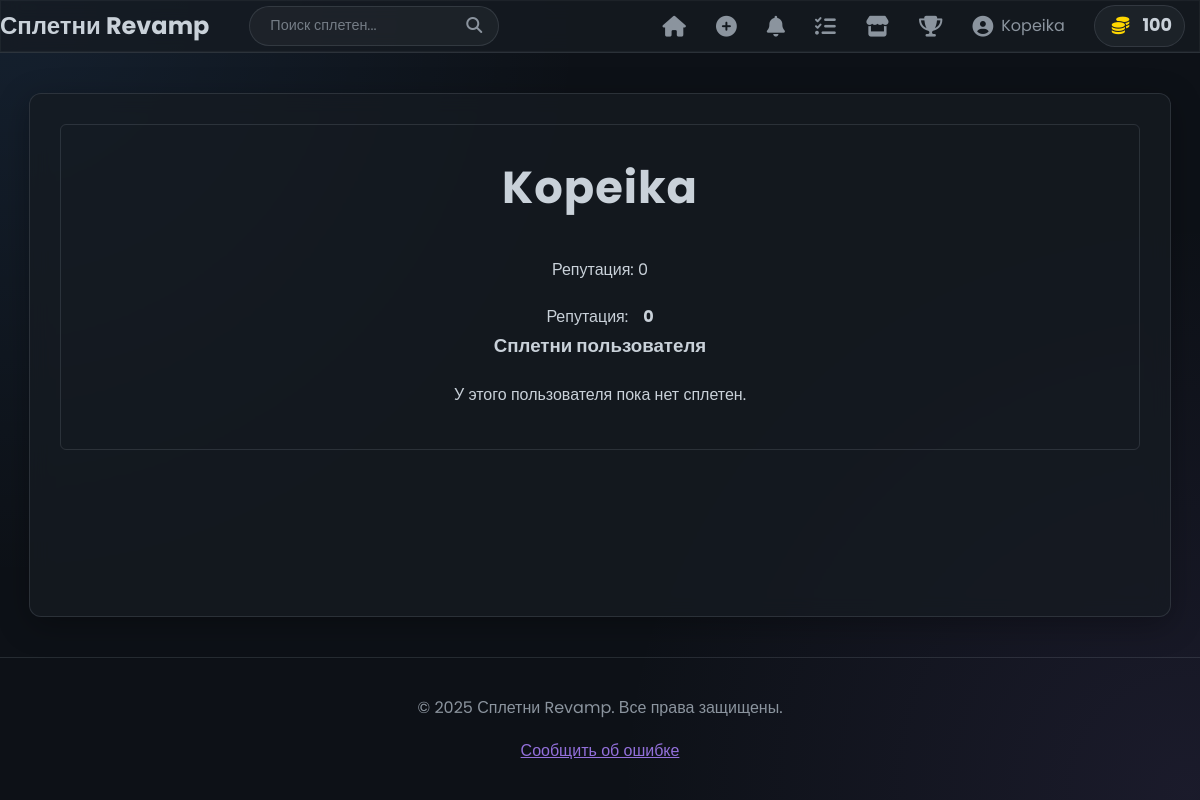
Page /account (signed in) on the committed database.
### app.py (models this page shows, shortened)
class User(db.Model, UserMixin):
    id = db.Column(db.Integer, primary_key=True)
    username = db.Column(db.String(20), unique=True, nullable=False)
    password = db.Column(db.String(60), nullable=False)
    date_registered = db.Column(db.DateTime, nullable=False, default=datetime.utcnow)
    is_moderator = db.Column(db.Boolean, default=False)
    is_verified = db.Column(db.Boolean, default=False)
    is_bot = db.Column(db.Boolean, default=False)
    reputation = db.Column(db.Integer, default=0)
    description = db.Column(db.Text, nullable=True)
    gossip_coins = db.Column(db.Integer, default=100)
    pinned_gossip_id = db.Column(db.Integer, db.ForeignKey('gossip.id'), nullable=True)
    active_decoration_id = db.Column(db.Integer, db.ForeignKey('decoration.id'), nullable=True)
    notify_on_like = db.Column(db.Boolean, default=True)
    notify_on_comment = db.Column(db.Boolean, default=True)
    gossips = db.relationship('Gossip', back_populates='author', cascade="all, delete-orphan", foreign_keys='Gossip.user_id')
    comments = db.relationship('Comment', back_populates='author', cascade="all, delete-orphan")
    likes = db.relationship('Like', back_populates='user', cascade="all, delete-orphan")
    comment_likes = db.relationship('CommentLike', back_populates='user', cascade="all, delete-orphan")
    user_quests = db.relationship('UserQuest', back_populates='user', cascade="all, delete-orphan")
    notifications = db.relationship('Notification', back_populates='user', cascade="all, delete-orphan")
    decorations = db.relationship('Decoration', secondary='user_decorations', back_populates='owners')
    votes_cast = db.relationship('ReputationLog', foreign_keys='ReputationLog.voter_id', back_populates='voter', cascade="all, delete-orphan")
    votes_received = db.relationship('ReputationLog', foreign_keys='ReputationLog.target_id', back_populates='target', cascade="all, delete-orphan")
    sent_transactions = db.relationship('CoinTransaction', foreign_keys='CoinTransaction.sender_id', back_populates='sender', cascade="all, delete-orphan")
    received_transactions = db.relationship('CoinTransaction', foreign_keys='CoinTransaction.recipient_id', back_populates='recipient', cascade="all, delete-orphan")
    pinned_gossip = db.relationship('Gossip', foreign_keys=[pinned_gossip_id])
    active_decoration = db.relationship('Decoration', foreign_keys=[active_decoration_id])
    last_seen = db.Column(db.DateTime, default=datetime.utcnow)

### app.py (the view)
@app.route('/account')
@login_required
def account():
    return render_template('profile.html', user=current_user, gossips=Gossip.query.filter_by(user_id=current_user.id).order_by(Gossip.date_posted.desc()).paginate(page=1, per_page=5), has_voted=None, form=NoCsrfForm())

### app.py
class NoCsrfForm(FlaskForm):
    pass # Добавил эту строку, чтобы класс не был пустым

### app.py (called while the page is built)
@app.context_processor
def inject_now():
    return {'now': datetime.utcnow()}

@app.before_request
def before_request():
    if current_user.is_authenticated:
        try:
            current_user.last_seen = datetime.utcnow()
        except Exception:
            pass

@app.context_processor
def inject_decorations():
    return {'decorations': Decoration.query.all()}

@login_manager.user_loader
def load_user(user_id):
    return User.query.get(int(user_id))

### templates/profile.html (shortened to what this page needs)
{% extends "base.html" %}
{% block content %}
<main class="container">
    <div class="profile-header {% if user.active_decoration %}{{ user.active_decoration.css_class }}{% endif %}">
        <div class="profile-info">
            <h1>{{ user.username }}</h1>
            <p>Репутация: <span id="reputation-score">{{ user.reputation }}</span></p>
        <div class="reputation-container">
            <span class="reputation-label">Репутация:</span>
            <span class="reputation-score {% if user.reputation > 0 %}rep-positive{% elif user.reputation < 0 %}rep-negative{% endif %}">{{ user.reputation }}</span>
        </div>
    </div>
    <div class="user-gossips">
        <h3 class="section-title">Сплетни пользователя</h3>
        {% for gossip in gossips.items %}
            <article class="gossip-card {% if gossip.author.is_verified %}verified-gossip{% endif %}">
                <h2 class="gossip-title"><a href="{{ url_for('gossip', gossip_id=gossip.id) }}">{{ gossip.title }}</a></h2>
                <div class="gossip-meta">
                    <span class="gossip-author">
                        <a href="{{ url_for('profile', username=gossip.author.username) }}">{{ gossip.author.username }}</a>
                    </span>
                    <time datetime="{{ gossip.date_posted.isoformat() }}Z">{{ gossip.date_posted.strftime('%Y-%m-%d %H:%M') }}</time>
                </div>
                <p class="gossip-content-preview">{{ gossip.content[:150] }}{% if gossip.content|length > 150 %}...{% endif %}</p>
                <div class="gossip-footer">
                    <div class="gossip-stats">
                        <span><i class="fas fa-heart"></i> {{ gossip.likes|length }}</span>
                        <span><i class="fas fa-comment"></i> {{ gossip.comments|length }}</span>
                    </div>
                    <a href="{{ url_for('gossip', gossip_id=gossip.id) }}" class="btn btn-secondary">Открыть</a>
                </div>
            </article>
        {% else %}
            <p>У этого пользователя пока нет сплетен.</p>
        {% endfor %}
    </div>
</main>
{% endblock %}

### templates/base.html (shortened to what this page needs)
<!DOCTYPE html>
<html lang="ru">
<head>
    <link rel="stylesheet" href="https://cdnjs.cloudflare.com/ajax/libs/font-awesome/6.5.1/css/all.min.css">
    <link rel="stylesheet" href="{{ url_for('static', filename='style.css') }}">
</head>
<body>
    <header class="main-header">
        <div class="container header-content">
            <div class="header-desktop">
                <div class="header-left">
                    <a href="{{ url_for('home') }}" class="logo">Сплетни Revamp</a>
                    <form action="{{ url_for('search') }}" method="GET" class="search-form">
                        <input type="search" name="q" placeholder="Поиск сплетен..." value="{{ query or '' }}" class="search-input">
                        <button type="submit" class="search-button"><i class="fas fa-search"></i></button>
                    </form>
                </div>
                <div class="header-right">
                    <nav class="main-nav">
                        <ul class="nav-links">
                            {% if current_user.is_authenticated %}
                                <li class="nav-item"><a href="{{ url_for('home') }}" class="nav-link" title="Главная"><i class="fas fa-home"></i></a></li>
                                <li class="nav-item"><a href="{{ url_for('new_gossip') }}" class="nav-link" title="Новая сплетня"><i class="fas fa-plus-circle"></i></a></li>
                                <li class="nav-item">
                                    <a href="{{ url_for('notifications') }}" class="nav-link notifications-link" title="Уведомления">
                                        <i class="fas fa-bell"></i>
                                    </a>
                                </li>
                                <li class="nav-item"><a href="{{ url_for('quests') }}" class="nav-link" title="Квесты"><i class="fas fa-tasks"></i></a></li>
                                <li class="nav-item"><a href="{{ url_for('shop') }}" class="nav-link" title="Магазин"><i class="fas fa-store"></i></a></li>
                                <li class="nav-item"><a href="{{ url_for('leaderboard') }}" class="nav-link" title="Лидеры"><i class="fas fa-trophy"></i></a></li>
                                <li class="nav-item dropdown">
                                    <a class="nav-link dropdown-toggle" href="#" id="navbarDropdown" role="button" data-toggle="dropdown" aria-haspopup="true" aria-expanded="false">
                                        <i class="fas fa-user-circle"></i> {{ current_user.username }}
                                    </a>
                                </li>
                            {% else %}
                                <li class="nav-item"><a href="{{ url_for('login') }}" class="nav-link">Войти</a></li>
                                <li class="nav-item"><a href="{{ url_for('register') }}" class="nav-link">Регистрация</a></li>
                            {% endif %}
                        </ul>
                    </nav>
                    {% if current_user.is_authenticated %}
                        <a href="{{ url_for('coin_center') }}" class="gossip-coins-display">
                            <i class="fas fa-coins coin-icon"></i>
                            <span>{{ current_user.gossip_coins }}</span>
                        </a>
                    {% endif %}
                </div>
            </div>
        </div>
    </header>
    <main class="container main-content">
        {% block content %}{% endblock %}
    </main>
    <footer class="main-footer">
        <div class="container">
            <p>&copy; {{ now.year }} Сплетни Revamp. Все права защищены.</p>
            <p><a href="{{ url_for('report_bug') }}">Сообщить об ошибке</a></p>
        </div>
    </footer>
</body>
</html>

### rows in the picture
User: username "Kopeika", gossip_coins "100", reputation "0"
